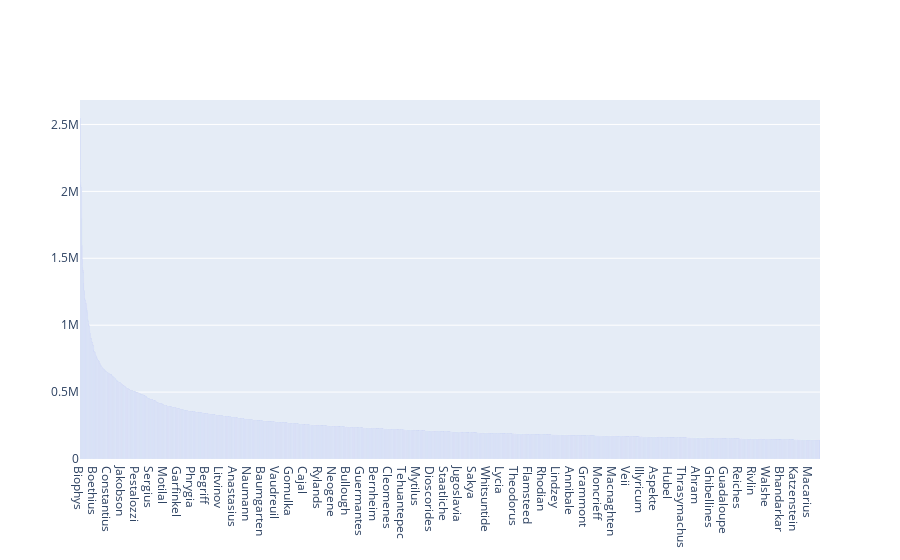

Notebook cell for this chart:
### Code cell
sample = new.loc[(new.NER == False) & (new.words.str.istitle())].sort_values("count", ascending=False).nlargest(N, "count")
iplot([go.Bar(x=sample.words, y = sample["count"])])

### Figure 1 — Plotly figure (JSON) as saved in the notebook; plotly's stock layout.template omitted (floating-point values rounded to 4 significant figures; data arrays with more than 128 entries replaced by an {"elided": "..."} marker saying what was removed)
{"data": [{"type": "bar", "x": {"elided": "2797 str values"}, "y": {"elided": "2797 int values"}}], "layout": {}}
